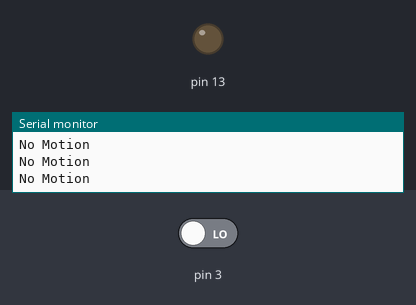
A sketch run on a simulated Arduino Uno, built with avr-gcc and run on an emulated ATmega328P. On the bench: output pins drawn as LEDs (lit = HIGH), the last lines printed to the serial monitor. Inputs (shaded band) come from the test bench; at power-on: pin 3 LOW.

Above: at 1.8 s.
1.9 s: pin 3 driven HIGH
At 2.4 s:
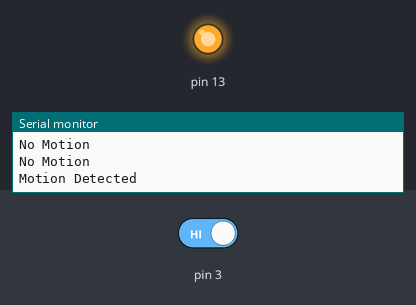
3.5 s: pin 3 driven LOW
At 4.8 s:
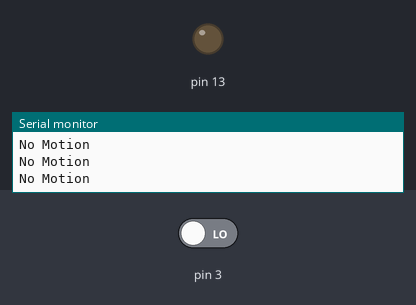
Timing chart, 0 to 6.5 s (numbered marks = the images above; inputs shaded):
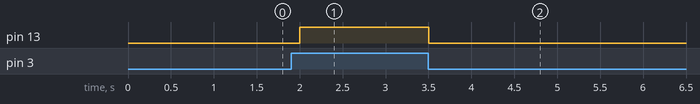

The sketch:

PIR_Sensor.ino
```cpp
void setup() {
  Serial.begin(9600);
  pinMode(3, INPUT);
  pinMode(13, OUTPUT);

}

void loop() {
  bool pir = digitalRead(3);

  if (pir==1)
  {
    Serial.println("Motion Detected");
    digitalWrite(13, HIGH);
    delay(500);
  }
  if (pir==0)
  {
    Serial.println("No Motion");
    digitalWrite(13, LOW);
    delay(500);
  }

}
```

Measured:
- after the input at 1.9 s, pin 13: LOW → HIGH after 0.10 s
- after the input at 3.5 s, pin 13: HIGH → LOW at once
